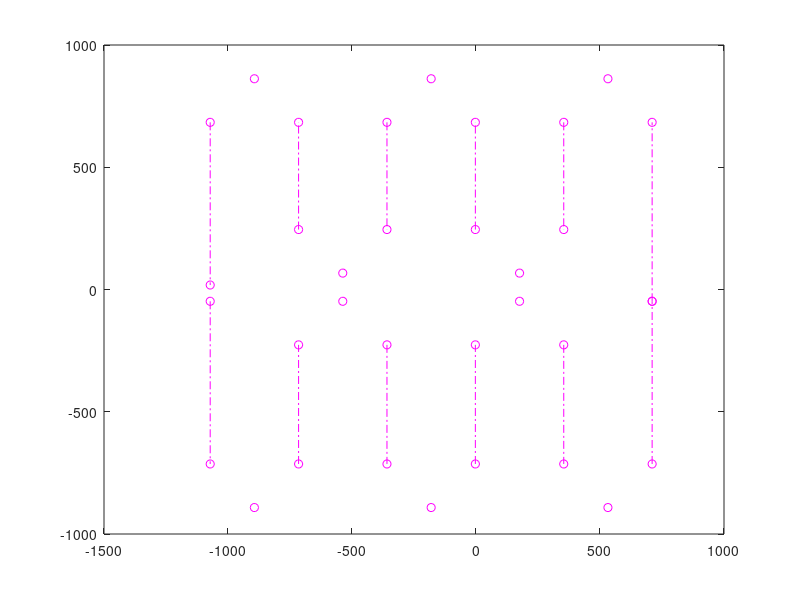

Reproduce this figure in MATLAB. (Note: this script raises an error after producing the figure.)
% XPattern = load('data/XPattern_Tracker.txt');
% YPatternO2V2 = load('data/YPattern_Tracker_O2_V2.txt');
% YPatternV2 = load('data/YPattern_Tracker_V2.txt');
% 
% figure()
% hold on;
% plot(XPattern(:,1),XPattern(:,2));
% plot(YPatternO2V2(:,1),YPatternO2V2(:,2));
% plot(YPatternV2(:,1),YPatternV2(:,2));
% axis equal;


load WP_X;
load WP_Y;

%% Plotting for journal
figure()
pattern = 'Y';
plot( WP_Y(:,1),WP_Y(:,2),'mo'); hold on;
% lines
clear i j
for i = 1:3:16
    j = i +1;
    plot( WP_Y(i:j,1),WP_Y(i:j,2),'m-.'); hold on;
end
clear i j
for i = 18:3:33
    j = i +1;
    plot( WP_Y(i:j,1),WP_Y(i:j,2),'m-.'); hold on;
end
% semicircles
count = 0;
for i =2:3:16
    j = i +2;
    count = count +1;
    if  ~mod(count,2)
        sign = false;
    else
        sign = true;
    end
    semicircle(WP_Y(i,1:2) ,WP_Y(j,1:2), sign,pattern, '-.', 'm');hold on;
end
count = 0;
for i =19:3:32
    j = i +2; 
    count = count +1;
    if  ~mod(count,2)
        sign = true;
    else
        sign = false;
    end
    semicircle(WP_Y(i,1:2) ,WP_Y(j,1:2), sign, pattern, '-.', 'm');hold on;
end


plot(WP_Y(1,1),WP_Y(1,2),'gd','MarkerSize',10); hold on;
plot(WP_Y(end,1),WP_Y(end,2),'rs','MarkerSize',10); hold on;

%% Plotting for journal
pattern = 'X';

plot( WP_X(:,1),WP_X(:,2),'o', 'color', ' [ 0.9100 0.4100 0.1700]'); hold on;
% lines
clear i j
for i = 1:3:size(WP_X,1)
    j = i +1;
    plot( WP_X(i:j,1),WP_X(i:j,2),'-','color', ' [ 0.9100 0.4100 0.1700]'); hold on;
end
% semicircles
clear i j count
count = 0;
for i =2:3:size(WP_X,1)-2
    j = i +2;
    count = count +1;
    if  ~mod(count,2)
        sign = false;
    else
        sign = true;
    end
    semicircle(WP_X(i,1:2) ,WP_X(j,1:2), sign,pattern,'-','[ 0.9100 0.4100 0.1700]' );hold on;
end

plot(WP_X(1,1),WP_X(1,2),'gd','MarkerSize',10); hold on;
plot(WP_X(end,1),WP_X(end,2),'rs','MarkerSize',10); hold on;
xlabel('X axis of C16 workspace [mm]')
ylabel('Y axis of C16 workspace [mm]')
axis equal
grid on;
hold off;
FontSize = 9;
LineWidth = 1.2;
set(gca, 'FontName', 'CMU Serif','fontweight','bold','FontSize',FontSize,'TickLabelInterpreter','latex');
set(gcf, 'Units', 'centimeters','Position',  [24.60625,19.596805555555555,9.68375,7.196666666666665], 'InnerPosition', [24.60625,19.596805555555555,9.68375,7.196666666666665], 'OuterPosition', [24.412222222222223,19.402777777777775,10.071805555555553,9.507361111111113]);
set(gcf,'Renderer', 'painters', 'RendererMode', 'manual');
